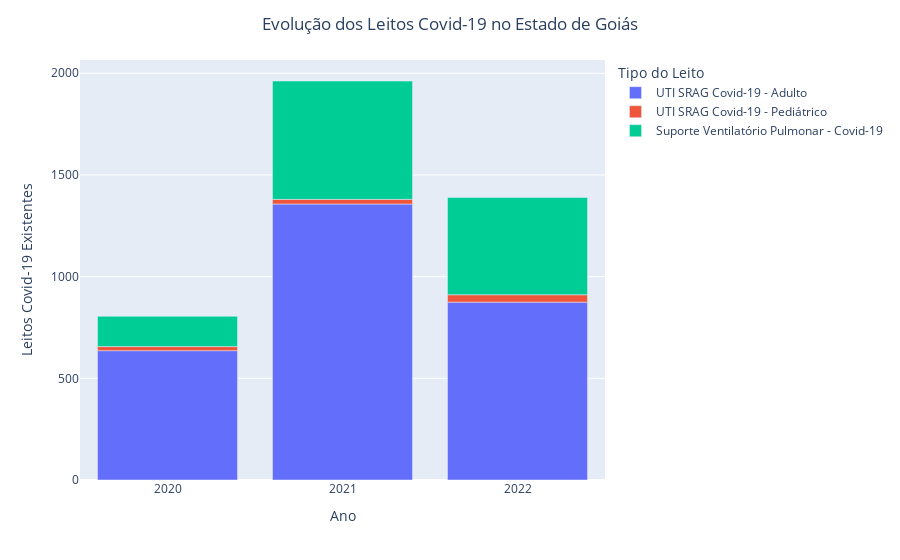

Notebook cell for this chart:
### Markdown cell above
### <a> AED: Análises Gráficas </a>

### Code cell
# Nesta análise, verificaremos a progressão dos leitos tipo: 51, 52, 96, relacionados á Unidades de Tratamento Intensivo adulto e infantil, e suporte ventilatório pulmonar para Covid-19, respectivamente.
dfg = dataset[['COMPETEN','QT_EXIST','CNES', 'CODLEITO']].groupby(by=['CNES', 'COMPETEN', 'CODLEITO']).sum().sort_values(by=['CNES','COMPETEN']).reset_index() # Agrupando os diferentes tipos de leito do mesmo estabelecimento por competência e tipo.
dfg = dfg[dfg['CODLEITO'].isin([51, 52, 96])] # Filtrando os tipos de leito de interesse para a análise.
dfg = dfg.groupby(by=['CNES', 'COMPETEN', 'CODLEITO']).sum().sort_values(by=['COMPETEN']).reset_index() # Agrupando os todos os leitos existentes nos estabelecimentos que são destinadas à Covid-19 por competência.
dfg['ANO'] = dfg['COMPETEN'].dt.year.astype(str) # Adicionando o ano como variável categórica.
dfg = dfg.groupby(by=['ANO','CNES','CODLEITO']).median().sort_values(by=['ANO', 'CODLEITO']).reset_index() # Calculando a mediana do número de leitos Covid-19 por CNES para o Ano de análise.
dfg = dfg.groupby(by=['ANO','CODLEITO']).sum().sort_values(by=['ANO','CODLEITO']).reset_index().drop(columns={'CNES'}) # Somando a mediana dos leitos Covid-19 de cada estabelecimento de saúde por ano.
#dfg['CODLEITO'] = dfg['CODLEITO'].astype(str)
dfg['CODLEITO'] = dfg['CODLEITO'].replace({51: 'UTI SRAG Covid-19 - Adulto ', 52 : 'UTI SRAG Covid-19 - Pediátrico', 96 : 'Suporte Ventilatório Pulmonar - Covid-19'})
fig = px.bar(dfg, x='ANO', y='QT_EXIST', color='CODLEITO',
            labels={'ANO': 'Ano',
                    'QT_EXIST': "Leitos",
                    "CODLEITO": "Tipo do Leito"}).update_layout(
    xaxis_title="Ano", yaxis_title="Leitos Covid-19 Existentes", title="Evolução dos Leitos Covid-19 no Estado de Goiás", title_x=0.5) # Plotando gráfico de barras da Quantidade Mediana de Leitos Covid-19 existentes por ano. 
fig.show()
del(dfg)

### Figure 1 — Plotly figure (JSON) as saved in the notebook; plotly's stock layout.template omitted (floating-point values rounded to 4 significant figures)
{"data": [{"alignmentgroup": "True", "hovertemplate": "Tipo do Leito=UTI SRAG Covid-19 - Adulto <br>Ano=%{x}<br>Leitos=%{y}<extra></extra>", "legendgroup": "UTI SRAG Covid-19 - Adulto ", "marker": {"color": "#636efa", "pattern": {"shape": ""}}, "name": "UTI SRAG Covid-19 - Adulto ", "offsetgroup": "UTI SRAG Covid-19 - Adulto ", "orientation": "v", "showlegend": true, "textposition": "auto", "type": "bar", "x": ["2020", "2021", "2022"], "xaxis": "x", "y": [636, 1357, 874.5], "yaxis": "y"}, {"alignmentgroup": "True", "hovertemplate": "Tipo do Leito=UTI SRAG Covid-19 - Pediátrico<br>Ano=%{x}<br>Leitos=%{y}<extra></extra>", "legendgroup": "UTI SRAG Covid-19 - Pediátrico", "marker": {"color": "#EF553B", "pattern": {"shape": ""}}, "name": "UTI SRAG Covid-19 - Pediátrico", "offsetgroup": "UTI SRAG Covid-19 - Pediátrico", "orientation": "v", "showlegend": true, "textposition": "auto", "type": "bar", "x": ["2020", "2021", "2022"], "xaxis": "x", "y": [20, 23, 36.5], "yaxis": "y"}, {"alignmentgroup": "True", "hovertemplate": "Tipo do Leito=Suporte Ventilatório Pulmonar - Covid-19<br>Ano=%{x}<br>Leitos=%{y}<extra></extra>", "legendgroup": "Suporte Ventilatório Pulmonar - Covid-19", "marker": {"color": "#00cc96", "pattern": {"shape": ""}}, "name": "Suporte Ventilatório Pulmonar - Covid-19", "offsetgroup": "Suporte Ventilatório Pulmonar - Covid-19", "orientation": "v", "showlegend": true, "textposition": "auto", "type": "bar", "x": ["2020", "2021", "2022"], "xaxis": "x", "y": [149, 582, 478], "yaxis": "y"}], "layout": {"barmode": "relative", "legend": {"title": {"text": "Tipo do Leito"}, "tracegroupgap": 0}, "margin": {"t": 60}, "title": {"text": "Evolução dos Leitos Covid-19 no Estado de Goiás", "x": 0.5}, "xaxis": {"anchor": "y", "domain": [0, 1], "title": {"text": "Ano"}}, "yaxis": {"anchor": "x", "domain": [0, 1], "title": {"text": "Leitos Covid-19 Existentes"}}}}
